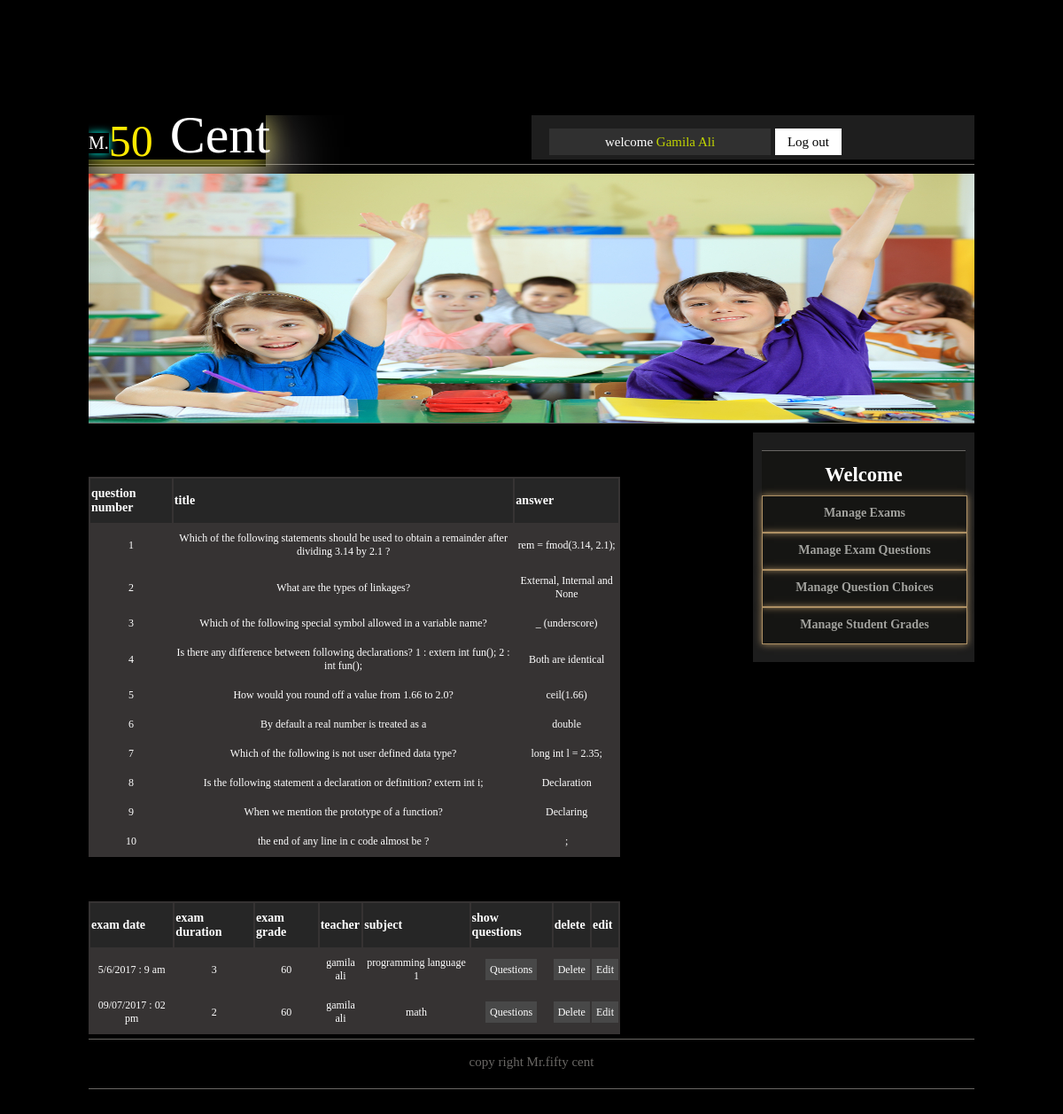
/school_management/cpanel/editexam.php?action=showQuestions&id=2 (signed in), run on the app's committed database.
### tables this page shows
CREATE TABLE IF NOT EXISTS `exam_questions` (
  `id` int(11) NOT NULL AUTO_INCREMENT,
  `title` varchar(255) DEFAULT NULL,
  `answer` varchar(255) DEFAULT NULL,
  `id_exam` int(11) DEFAULT NULL,
  PRIMARY KEY (`id`),
  KEY `id_exam` (`id_exam`)
);

CREATE TABLE IF NOT EXISTS `exam` (
  `id` int(11) NOT NULL AUTO_INCREMENT,
  `exam_date` text,
  `exam_duration` int(2) DEFAULT NULL,
  `grade` int(3) DEFAULT NULL,
  `id_teacher` int(11) DEFAULT NULL,
  `id_subject` int(11) DEFAULT NULL,
  PRIMARY KEY (`id`),
  KEY `id_teacher` (`id_teacher`),
  KEY `id_subject` (`id_subject`)
);

CREATE TABLE IF NOT EXISTS `teacher` (
  `id` int(11) NOT NULL AUTO_INCREMENT,
  `name` varchar(50) DEFAULT NULL,
  `email` varchar(50) DEFAULT NULL,
  `password` varchar(32) DEFAULT NULL,
  `address` text,
  `phone_number` text,
  `register_date` timestamp NULL DEFAULT NULL,
  PRIMARY KEY (`id`)
);

CREATE TABLE IF NOT EXISTS `subject` (
  `id` int(11) NOT NULL AUTO_INCREMENT,
  `name` varchar(250) DEFAULT NULL,
  PRIMARY KEY (`id`)
);

### school_management/lib/question.php (called while the page is built, shortened)
<?php
require_once '../config.php';
class Question{
    public static function retrieveQuestionByIdExam($id_exam){
        global $dbh;
        $sql=$dbh->prepare("SELECT * FROM exam_questions WHERE id_exam='$id_exam'");
        $sql->execute();
        $data=null;
        while($fetch=$sql->fetch(PDO::FETCH_ASSOC)){
        $data[]=$fetch;
        }
        return $data;
    }
}
?>

### school_management/lib/exam.php (called while the page is built, shortened)
<?php
require_once '../config.php';
class Exam{
     public static function retrieveExamByIdTeacher($id_teacher){
        global $dbh;
        $sql=$dbh->prepare("SELECT * FROM exam WHERE id_teacher='$id_teacher'");
        $sql->execute();
        $data=null;
        while($fetch=$sql->fetch(PDO::FETCH_ASSOC)):
           $data[]=$fetch;
        endwhile;
        return $data;
    }
}
?>

### school_management/lib/teacher.php (called while the page is built, shortened)
<?php
require_once '../config.php';
class Teacher{
     public static function retrieveTeacherNameById($id){
        global $dbh;
        $sql=$dbh->prepare("SELECT name FROM teacher WHERE id='$id'");
        $sql->execute();
        $data=null;
        while($fetch=$sql->fetch(PDO::FETCH_ASSOC)){
        $data=$fetch;
        }
        return $data['name'];
    }
}
?>

### school_management/lib/subject.php (called while the page is built, shortened)
<?php
    require_once '../config.php';
    class Subject{
         public static function retrieveSubjectName($id){
            global $dbh;
            $sql=$dbh->prepare("SELECT name FROM subject WHERE id='$id'");
            $sql->execute();
            $fetch=$sql->fetch(PDO::FETCH_ASSOC);
            if(is_array($fetch)){
                return $fetch['name'];
            }else{
                return FALSE;
            }
        }
    }
?>

### school_management/cpanel/editexam.php (the view, shortened to what this page needs)
<?php
    require_once '../lib/teacher.php';
    require_once '../lib/subject.php';
    require_once '../lib/question.php';
    require_once '../lib/exam.php';
    require_once 'template/header.php';
?>
<div id="content">
    <?php
        if (!(isset($_SESSION['id']) && isset($_SESSION['name']))) {
            echo 'please log in <a href="login.php">log in</a>';
            echo '<div id="loginImage"><a href="login.php"title="login"><img src="template/images/Log In.jpg"></a></div>';
        } else {
            ?>
    <div id="left_content">
    <?php
    if(isset($_GET['action'],$_GET['id'])){
        $action=$_GET['action'];
        $id=$_GET['id'];
        switch ($action):
            case('showQuestions'):
                 $allQuestions=Question::retrieveQuestionByIdExam($id);
                echo '<table>
                    <thead>
                        <tr>
                            <td>question number</td>
                            <td>title</td>
                            <td>answer</td>
                        </tr>
                    </thead>
                    <tbody>';
                if(is_array($allQuestions)){
                    $index=1;
                    foreach ($allQuestions as $questions):
                        echo '<tr>
                                <td>'.$index.'</td>
                                <td>'.$questions['title'].'</td>
                                <td>'.$questions['answer'].'</td>
                            </tr>';
                            $index++;
                    endforeach;
                }else{
                    echo '<tr><td colspan="5">no question to show</td></tr>';
                }
                echo '</tbody>
                        </table>';
            break;
        endswitch;
    }
    ?>
   <table>
       <thead>
           <tr>
               <td>exam date</td>
               <td>exam duration</td>
               <td>exam grade</td>
               <td>teacher</td>
               <td>subject</td>
               <td>show questions</td>
               <td>delete</td>
               <td>edit</td>
           </tr>
       </thead>
       <tbody>
           <?php
             $allExams=Exam::retrieveExamByIdTeacher($_SESSION['id']);
            if(is_array($allExams)){
                foreach ($allExams as $exams):
                    echo '<tr>
                            <td>'.$exams['exam_date'].'</td>
                            <td>'.$exams['exam_duration'].'</td>
                            <td>'.$exams['grade'].'</td>
                            <td>'.Teacher::retrieveTeacherNameById($exams['id_teacher']).'</td>
                            <td>'.Subject::retrieveSubjectName($exams['id_subject']).'</td>
                             <td><a href="?action=showQuestions&id='.$exams['id'].'">Questions</a></td>
                            <td><a href="?action=delete&id='.$exams['id'].'">Delete</a></td>
                            <td><a href="?action=edit&id='.$exams['id'].'">Edit</a></td>
                         </tr>';
                endforeach;
            }else{
                echo '<tr><td colspan="4">no exams to show</td></tr>';
            }
           ?>
       </tbody>
   </table>
        </div>
    <?php }?>
</div>

### school_management/cpanel/template/css/base.css (style rules this page uses)
body { background:#000; font-family:tahoma; font-style:arial; font-size:15px; color: #fff7a1; }
#content { width:100%; height:auto; overflow: hidden; border-bottom:1px solid #696764; padding-bottom:5px; }
#left_content { width:750px;height:auto;overflow:hidden;float:left; }
#right_content { width:250px;height:auto;overflow:hidden;background:#1d1d1d; }
#menue { margin:20px 10px;background:#151513;width:230px;text-transform:capitalize; }
#menue_head { text-align:center;border-top:solid 1px #696764;width:100%;height:50px;line-height:16px;font-family:georgia;color:#FFF; }
.list_head { width:100%;height:40px;text-align:center;border:1px solid #ad9064;box-shadow: 0px 0px 8px #ad9064;cursor:pointer; }
.list_head h3 { line-height:10px;font-size: 14px;color:#A1A19D; }
#content table { background: #363333; display:blok; margin: 50px 0px 0px; color:#FFF; width:80%; border:solid 1px rgb(38, 38, 38) none repeat scroll 0% 0%; }
#content table thead { background: rgb(38, 38, 38) none repeat scroll 0% 0%; height: 50px; font-family: tahoma; font-style:normal; font-size: 14px; font-weight: bold; color: rgb(255, 255, 255); }
#content table tbody { height: 30px; font-family: tahoma; font-style:normal; font-size: 12px; color: #FFF; text-align: center; }
#content table tbody tr td { padding:8px 0; }
#content table tbody tr td a { text-decoration:none ; width:20px; height:10px; background: #484848 none repeat scroll 0% 0%; color: #FFF; padding:5px; transition: color 2s ease 0s; }
#footer { width:100%; height:50px; padding-bottom:5px; border-bottom:1px solid #696764; text-align:center; line-height:50px; }
#footer a { text-decoration:none; color:#696764; }

### data on the page
exam_questions: title "Which of the following statements should be used to obtain a remainder after dividing 3.14 by 2.1 ?", answer "rem = fmod(3.14, 2.1);"
exam_questions: title "What are the types of linkages?", answer "External, Internal and None"
exam_questions: title "Which of the following special symbol allowed in a variable name?", answer "_ (underscore)"
exam_questions: title "Is there any difference between following declarations? 1 : extern int fun(); 2 : int fun();", answer "Both are identical"
exam_questions: title "How would you round off a value from 1.66 to 2.0?", answer "ceil(1.66)"
exam_questions: title "By default a real number is treated as a", answer "double"
exam_questions: title "Which of the following is not user defined data type?", answer "long int l = 2.35;"
exam_questions: title "Is the following statement a declaration or definition? extern int i;", answer "Declaration"
exam_questions: title "When we mention the prototype of a function?", answer "Declaring"
exam_questions: title "the end of any line in c code almost be ?", answer ";"
exam: exam_date "5/6/2017 : 9 am", exam_duration "3", grade "60", id_teacher.name "gamila ali", id_subject.name "programming language 1"
exam: exam_date "09/07/2017 : 02 pm", exam_duration "2", grade "60", id_teacher.name "gamila ali", id_subject.name "math"

### other printed values
$_SESSION['name'] "Gamila Ali"
